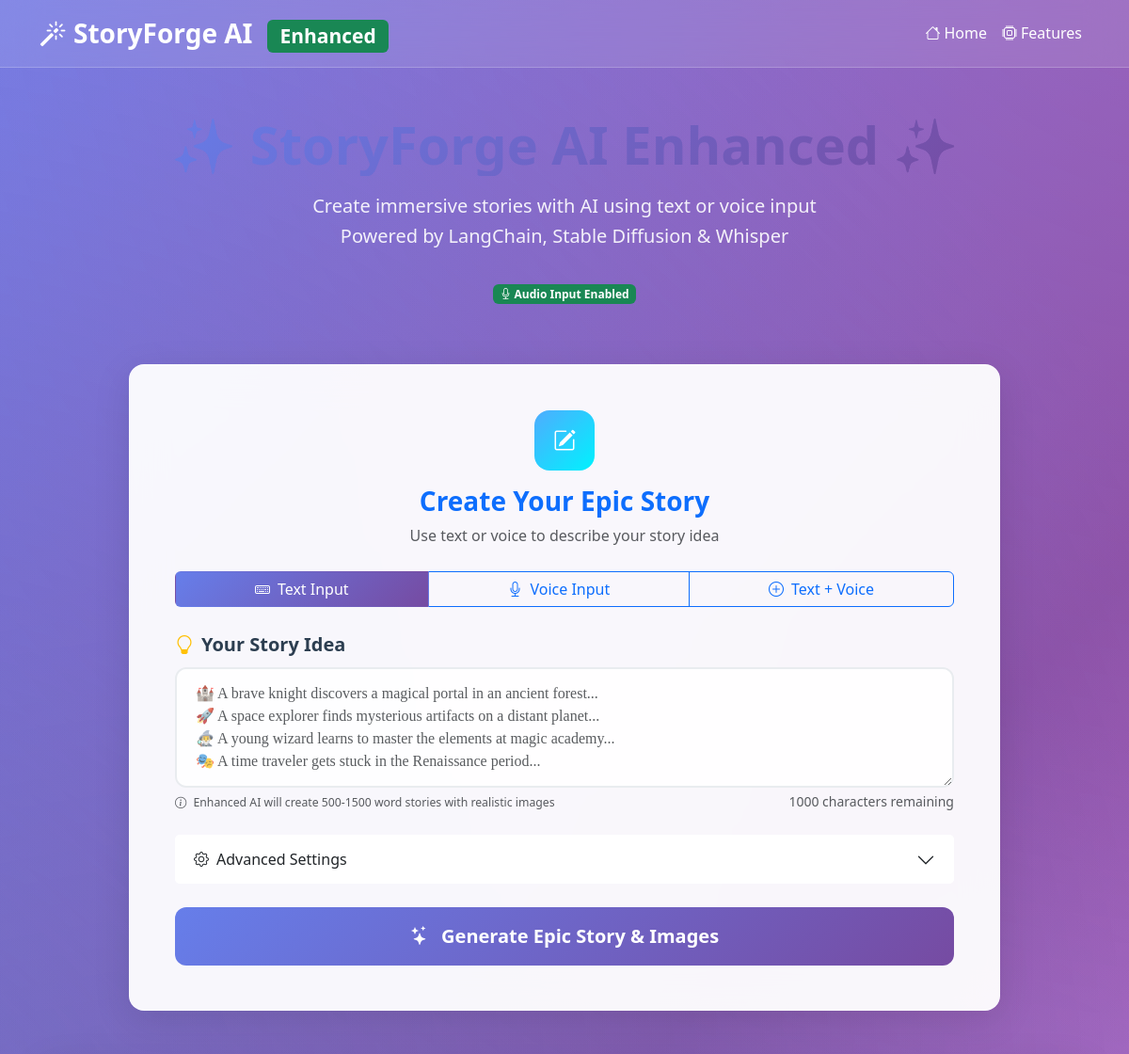
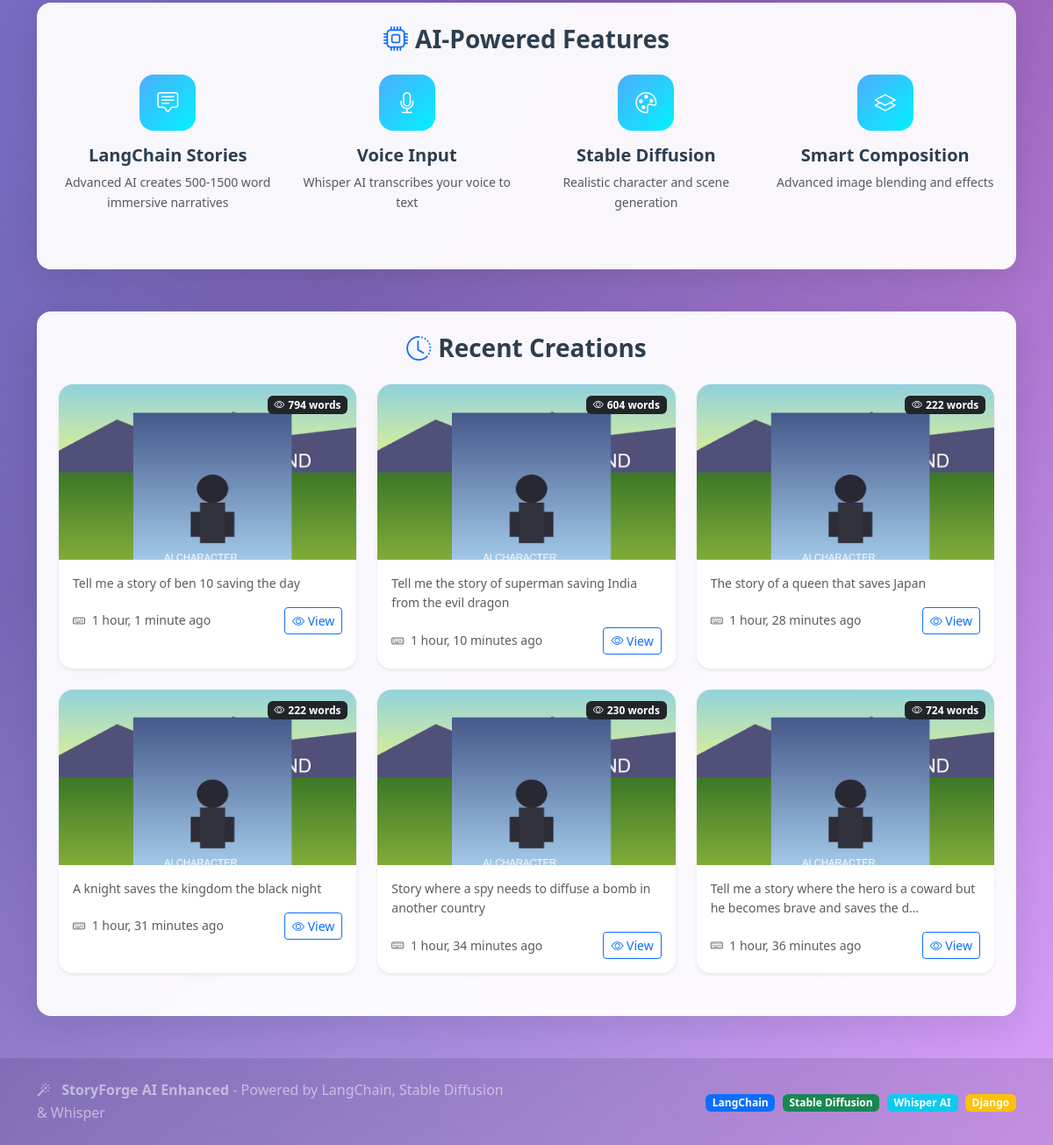
The page / on the database its author committed (2 pictures, top to bottom).
### generator/models.py (models this page shows, shortened)
class StoryGeneration(models.Model):
    id = models.UUIDField(primary_key=True, default=uuid.uuid4, editable=False)
    user = models.ForeignKey(User, on_delete=models.CASCADE, null=True, blank=True)
    prompt = models.TextField(help_text="Original user prompt", blank=True)
    audio_file = models.FileField(upload_to=audio_upload_path, blank=True, null=True,
                                 help_text="Audio input file")
    transcribed_text = models.TextField(blank=True, help_text="Transcribed audio text")
    input_method = models.CharField(max_length=20, choices=[
        ('text', 'Text Input'),
        ('audio', 'Audio Input'),
        ('both', 'Text and Audio')
    ], default='text')
    story_text = models.TextField(blank=True, help_text="Generated story content")
    character_description = models.TextField(blank=True, help_text="Extracted character details")
    background_description = models.TextField(blank=True, help_text="Extracted background details")
    character_image = models.ImageField(upload_to=story_image_path, blank=True, null=True)
    background_image = models.ImageField(upload_to=story_image_path, blank=True, null=True)
    composed_image = models.ImageField(upload_to=story_image_path, blank=True, null=True)
    story_word_count = models.IntegerField(default=0, help_text="Number of words in story")
    ai_model_used = models.CharField(max_length=100, blank=True, help_text="AI model used for generation")
    image_model_used = models.CharField(max_length=100, blank=True, help_text="Image model used")
    created_at = models.DateTimeField(auto_now_add=True)
    updated_at = models.DateTimeField(auto_now=True)
    generation_time = models.FloatField(null=True, blank=True, help_text="Time taken in seconds")
    STATUS_CHOICES = [
        ('pending', 'Pending'),
        ('transcribing', 'Transcribing Audio'),
        ('processing', 'Processing'),
        ('completed', 'Completed'),
        ('error', 'Error'),
    ]
    status = models.CharField(max_length=20, choices=STATUS_CHOICES, default='pending')
    error_message = models.TextField(blank=True)
    is_favorite = models.BooleanField(default=False)
    shared_count = models.IntegerField(default=0)
    class Meta:
        ordering = ['-created_at']
        verbose_name = 'Story Generation'
        verbose_name_plural = 'Story Generations'

### generator/views.py (the view)
# urls.py: path('', views.IndexView.as_view(), name='index'),
class IndexView(TemplateView):
    template_name = 'generator/index.html'
    def get_context_data(self, **kwargs):
        context = super().get_context_data(**kwargs)
        context['audio_supported'] = check_audio_support()
        context['ollama_status'] = check_ollama_status()
        context['gpu_status'] = check_gpu_status()
        if table_exists():
            try:
                context['recent_stories'] = StoryGeneration.objects.filter(status='completed')[:6]
            except:
                context['recent_stories'] = []
        else:
            context['recent_stories'] = []
            context['database_not_ready'] = True
        try:
            from .gpu_image_generator import GPUImageGenerator
            generator = GPUImageGenerator()
            context['available_image_styles'] = generator.get_available_styles()
        except:
            context['available_image_styles'] = ['realistic', 'artistic', 'fantasy']
        return context

### templates/generator/index.html (shortened to what this page needs)
{% extends "base.html" %}
{% block content %}
<div class="container">
    <div class="row justify-content-center mb-5">
        <div class="col-lg-10 text-center">
            <h1 class="hero-title">✨ StoryForge AI Enhanced ✨</h1>
            <p class="hero-subtitle">
                Create immersive stories with AI using <strong>text</strong> or <strong>voice input</strong>
                <br>Powered by LangChain, Stable Diffusion & Whisper
            </p>
            {% if audio_supported %}
                <div class="badge bg-success mb-3">
                    <i class="bi bi-mic"></i> Audio Input Enabled
                </div>
            {% endif %}
        </div>
    </div>
    <div class="row justify-content-center mb-5">
        <div class="col-lg-10">
            <div class="glass-card p-5">
                <div class="text-center mb-4">
                    <div class="feature-icon">
                        <i class="bi bi-pencil-square"></i>
                    </div>
                    <h3 class="fw-bold text-primary">Create Your Epic Story</h3>
                    <p class="text-muted">Use text or voice to describe your story idea</p>
                </div>
                <div class="row mb-4">
                    <div class="col-12">
                        <div class="btn-group w-100" role="group">
                            <label class="btn btn-outline-primary" for="textInput">
                                <i class="bi bi-keyboard me-2"></i>Text Input
                            </label>
                            {% if audio_supported %}
                            <label class="btn btn-outline-primary" for="audioInput">
                                <i class="bi bi-mic me-2"></i>Voice Input
                            </label>
                            <label class="btn btn-outline-primary" for="bothInput">
                                <i class="bi bi-plus-circle me-2"></i>Text + Voice
                            </label>
                            {% endif %}
                        </div>
                    </div>
                </div>
                <form id="storyForm" method="post" action="{% url 'generator:generate' %}" enctype="multipart/form-data">
                    <div id="textInputSection" class="mb-4">
                        <label for="prompt" class="form-label fw-semibold fs-5">
                            <i class="bi bi-lightbulb text-warning me-2"></i>Your Story Idea
                        </label>
                        <textarea
                            id="prompt"
                            name="prompt"
                            class="form-control form-control-lg"
                            rows="4"
                            placeholder="🏰 A brave knight discovers a magical portal in an ancient forest...
🚀 A space explorer finds mysterious artifacts on a distant planet...
🧙‍♂️ A young wizard learns to master the elements at magic academy...
🎭 A time traveler gets stuck in the Renaissance period...
✨ Describe any adventure, fantasy, sci-fi, or mystery scenario!"
                            maxlength="1000"
                        ></textarea>
                        <div class="form-text">
                            <small class="text-muted">
                                <i class="bi bi-info-circle me-1"></i>
                                Enhanced AI will create 500-1500 word stories with realistic images
                            </small>
                            <span id="charCounter" class="float-end"></span>
                        </div>
                    </div>
                    <div class="accordion mb-4" id="advancedOptions">
                        <div class="accordion-item border-0">
                            <h2 class="accordion-header">
                                <button class="accordion-button collapsed" type="button" data-bs-toggle="collapse" data-bs-target="#advancedSettings">
                                    <i class="bi bi-gear me-2"></i>Advanced Settings
                                </button>
                            </h2>
                        </div>
                    </div>
                    <div class="d-grid">
                        <button type="submit" class="btn btn-gradient btn-lg py-3" id="generateBtn">
                            <i class="bi bi-stars me-2"></i>
                            <span class="btn-text">Generate Epic Story & Images</span>
                        </button>
                    </div>
                </form>
            </div>
        </div>
    </div>
    <div class="row mb-5">
        <div class="col-12">
            <div class="glass-card p-4">
                <h3 class="fw-bold text-center mb-4">
                    <i class="bi bi-cpu text-primary me-2"></i>AI-Powered Features
                </h3>
                <div class="row">
                    <div class="col-lg-3 col-md-6 mb-4">
                        <div class="text-center">
                            <div class="feature-icon">
                                <i class="bi bi-chat-square-text"></i>
                            </div>
                            <h5 class="fw-bold">LangChain Stories</h5>
                            <p class="text-muted small">Advanced AI creates 500-1500 word immersive narratives</p>
                        </div>
                    </div>
                    <div class="col-lg-3 col-md-6 mb-4">
                        <div class="text-center">
                            <div class="feature-icon">
                                <i class="bi bi-mic"></i>
                            </div>
                            <h5 class="fw-bold">Voice Input</h5>
                            <p class="text-muted small">Whisper AI transcribes your voice to text</p>
                        </div>
                    </div>
                    <div class="col-lg-3 col-md-6 mb-4">
                        <div class="text-center">
                            <div class="feature-icon">
                                <i class="bi bi-palette"></i>
                            </div>
                            <h5 class="fw-bold">Stable Diffusion</h5>
                            <p class="text-muted small">Realistic character and scene generation</p>
                        </div>
                    </div>
                    <div class="col-lg-3 col-md-6 mb-4">
                        <div class="text-center">
                            <div class="feature-icon">
                                <i class="bi bi-layers"></i>
                            </div>
                            <h5 class="fw-bold">Smart Composition</h5>
                            <p class="text-muted small">Advanced image blending and effects</p>
                        </div>
                    </div>
                </div>
            </div>
        </div>
    </div>
    {% if recent_stories %}
    <div class="row mb-5">
        <div class="col-12">
            <div class="glass-card p-4">
                <h3 class="fw-bold text-center mb-4">
                    <i class="bi bi-clock-history text-primary me-2"></i>Recent Creations
                </h3>
                <div class="row">
                    {% for story in recent_stories %}
                    <div class="col-lg-4 col-md-6 mb-4">
                        <div class="card border-0 shadow-sm h-100 story-card">
                            {% if story.composed_image %}
                                <div class="image-container">
                                    <img src="{{ story.composed_image.url }}" class="card-img-top" alt="Story scene">
                                    <div class="image-overlay">
                                        <span class="badge bg-dark">
                                            <i class="bi bi-eye me-1"></i>{{ story.story_word_count }} words
                                        </span>
                                    </div>
                                </div>
                            {% endif %}
                            <div class="card-body">
                                <p class="card-text small text-muted">{{ story.prompt|truncatechars:80 }}</p>
                                <div class="d-flex justify-content-between align-items-center">
                                    <small class="text-muted">
                                        <i class="bi bi-{% if story.input_method == 'audio' %}mic{% else %}keyboard{% endif %} me-1"></i>
                                        {{ story.created_at|timesince }} ago
                                    </small>
                                    <a href="{% url 'generator:result' story.id %}" class="btn btn-sm btn-outline-primary">
                                        <i class="bi bi-eye"></i> View
                                    </a>
                                </div>
                            </div>
                        </div>
                    </div>
                    {% endfor %}
                </div>
            </div>
        </div>
    </div>
    {% endif %}
</div>
{% endblock %}

### templates/base.html (shortened to what this page needs)
<!DOCTYPE html>
<html lang="en" data-bs-theme="light">
<head>
    <link href="https://cdn.jsdelivr.net/npm/bootstrap@5.3.2/dist/css/bootstrap.min.css" rel="stylesheet">
    <link href="https://cdn.jsdelivr.net/npm/bootstrap-icons@1.11.2/font/bootstrap-icons.css" rel="stylesheet">
</head>
<body>
    <nav class="navbar navbar-expand-lg navbar-glass mb-5">
        <div class="container">
            <a class="navbar-brand text-white fw-bold fs-3" href="{% url 'generator:index' %}">
                <i class="bi bi-magic me-2"></i>StoryForge AI
                <span class="badge bg-success ms-2 small">Enhanced</span>
            </a>
            <div class="collapse navbar-collapse" id="navbarNav">
                <div class="navbar-nav ms-auto">
                    <a class="nav-link text-white" href="{% url 'generator:index' %}">
                        <i class="bi bi-house me-1"></i>Home
                    </a>
                    <a class="nav-link text-white" href="#features">
                        <i class="bi bi-cpu me-1"></i>Features
                    </a>
                </div>
            </div>
        </div>
    </nav>
    <main class="fade-in">
        {% block content %}{% endblock %}
    </main>
    <footer class="mt-5 py-4" style="background: rgba(0, 0, 0, 0.1);">
        <div class="container">
            <div class="row align-items-center">
                <div class="col-md-6 text-center text-md-start">
                    <p class="text-white-50 mb-0">
                        <i class="bi bi-magic me-2"></i>
                        <strong>StoryForge AI Enhanced</strong> - Powered by LangChain, Stable Diffusion & Whisper
                    </p>
                </div>
                <div class="col-md-6 text-center text-md-end">
                    <div class="tech-badges">
                        <span class="badge bg-primary me-1">LangChain</span>
                        <span class="badge bg-success me-1">Stable Diffusion</span>
                        <span class="badge bg-info me-1">Whisper AI</span>
                        <span class="badge bg-warning">Django</span>
                    </div>
                </div>
            </div>
        </div>
    </footer>
</body>
</html>

### rows shown on the page
StoryGeneration: composed_image (picture), story_word_count "794", prompt "Tell me a story of ben 10 saving the day", created_at "1 hour, 1 minute"
StoryGeneration: composed_image (picture), story_word_count "604", prompt "Tell me the story of superman saving India from the evil dragon", created_at "1 hour, 10 minutes"
StoryGeneration: composed_image (picture), story_word_count "222", prompt "The story of a queen that saves Japan", created_at "1 hour, 28 minutes"
StoryGeneration: composed_image (picture), story_word_count "222", prompt "A knight saves the kingdom the black night", created_at "1 hour, 31 minutes"
StoryGeneration: composed_image (picture), story_word_count "230", prompt "Story where a spy needs to diffuse a bomb in another country", created_at "1 hour, 34 minutes"
StoryGeneration: composed_image (picture), story_word_count "724", prompt "Tell me a story where the hero is a coward but he becomes brave and saves the d…", created_at "1 hour, 36 minutes"
